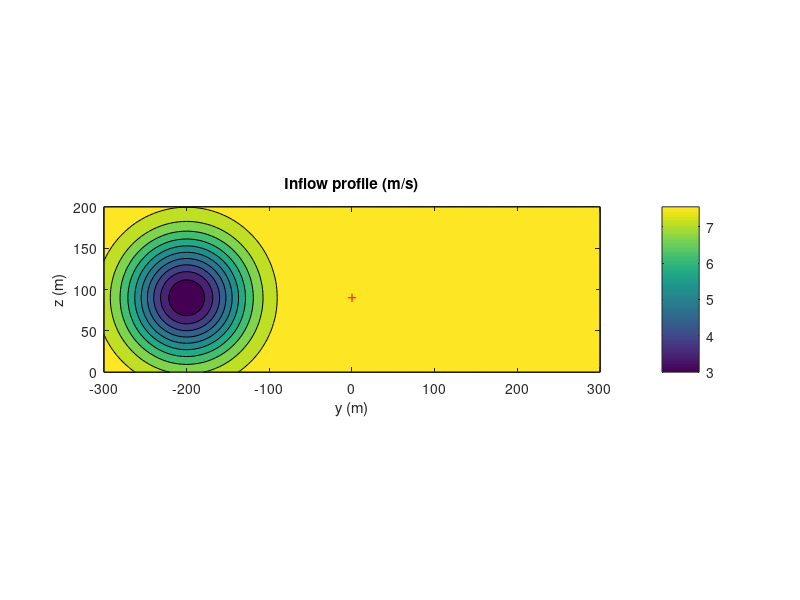

Recreate this plot in MATLAB. (Note: this script raises an error after producing the figure.)
clear all; close all; clc;
addpath ..\bin

% Set up settings
T               = 180;          % Simulation duration [seconds]
u_mean          = 8.0;          % Freestream wind speed [m/s]
dt              = 0.25;         % Timestep for FAST simulations
Gaussian_A      = 5;            % Wake deficit in center [m/s]
Gaussian_omegay = 50;           % Spread for Gaussian wake shape
Gaussian_omegaz = 50;           % Spread for Gaussian wake shape
plotProfile     = true;         % Plot the inflow profiles (y,z)
HH              = 90.0;         % Hub height
inflowSetName   = 'onlyC2C';    % Destination folder name

% LUT coverage
zWake     = HH;       % Height of wake center
C2C_range = -200:20:200; % Range of center-to-center (wake-turbine) coverage for LUT 
% --- More stuff to add here ---


% Generate grid points
time  = [0:dt:T];      % time
x     = u_mean*time;   % longitudinal dimension
y     = -300:5:300;    % lateral dimension
z     = 0:5:200;       % vertical dimension
Nx    = length(x);     % Number of grid points x-
Ny    = length(y);     % Number of grid points y-
Nz    = length(z);     % Number of grid points z-
[Y,Z] = ndgrid(y,z);   % 2D grid points


% Make folder
mkdir(['inflowProfiles/' inflowSetName]);

% Generate 2D wind fields
% --- Need to add more loops for higher order LUT ---
for yWake = C2C_range % Lateral location of wake center
    wakeGrid = zeros(Ny,Nz); % Calculate wake deficit
    for dyi = 1:Ny
        dy = y(dyi)-yWake;
        for dzi = 1:Nz
            dz = z(dzi)-zWake;
            wakeGrid(dyi,dzi) = Gaussian_A * exp(-(  ((dy.^2)/(2*Gaussian_omegay^2) + (dz.^2)/(2*Gaussian_omegaz^2))  ));
            % https://en.wikipedia.org/wiki/Gaussian_function#Two-dimensional_Gaussian_function
        end;
    end;
    % Plot inflow profile (m/s)
    u_waked = u_mean*ones(Ny,Nz)-wakeGrid; % maybe add round(..,N)?
    
    if plotProfile
        clf; contourf(Y,Z,u_waked);
        axis equal; xlabel('y (m)'); ylabel('z (m)'); title('Inflow profile (m/s)');
        colorbar; zlabel('Velocity (m/s)'); hold on;
        plot(0,zWake,'r+');
        drawnow;
    end;
    
    % Copy and add turbulence to the slices
    TI = 0.0; % Currently 0. We have to think about time sampling and TI...
    [u_out,v_out,w_out] = deal(zeros(Nx,Ny,Nz));
    for i = 1:Nx
        u_out(i,:,:) = u_waked+u_waked*(TI*randn);
    end;
    
    % Save to external files for FAST usage (.wnd)
    % --- filename needs to be extended according to added dimensions to LUT ---
    filename = ['inflowProfiles/' inflowSetName '/Inflow_C2C' num2str(yWake) '_TI'  num2str(TI)];
    writebladed(filename,(u_out-u_mean)/u_mean,v_out,w_out,x,y,z,u_mean);
    fid = fopen([filename, '.sum'], 'wt'); % Write .sum file
    fprintf(fid, 'T\tCLOCKWISE\n');
    fprintf(fid, '%0.0f\tHUB HEIGHT\n\n', HH);
    fprintf(fid, '%0.3f\tUBAR\n', u_mean);
    fprintf(fid, '%0.3f\tTI(u)\n', 100);
    fprintf(fid, '%0.3f\tTI(v)\n', 100);
    fprintf(fid, '%0.3f\tTI(w)\n\n', 100);
    fprintf(fid, '0\tHEIGHT OFFSET');
    fclose(fid);
end;

% Save workspace for future use
save(['inflowProfiles/' inflowSetName '/workspace.mat']);